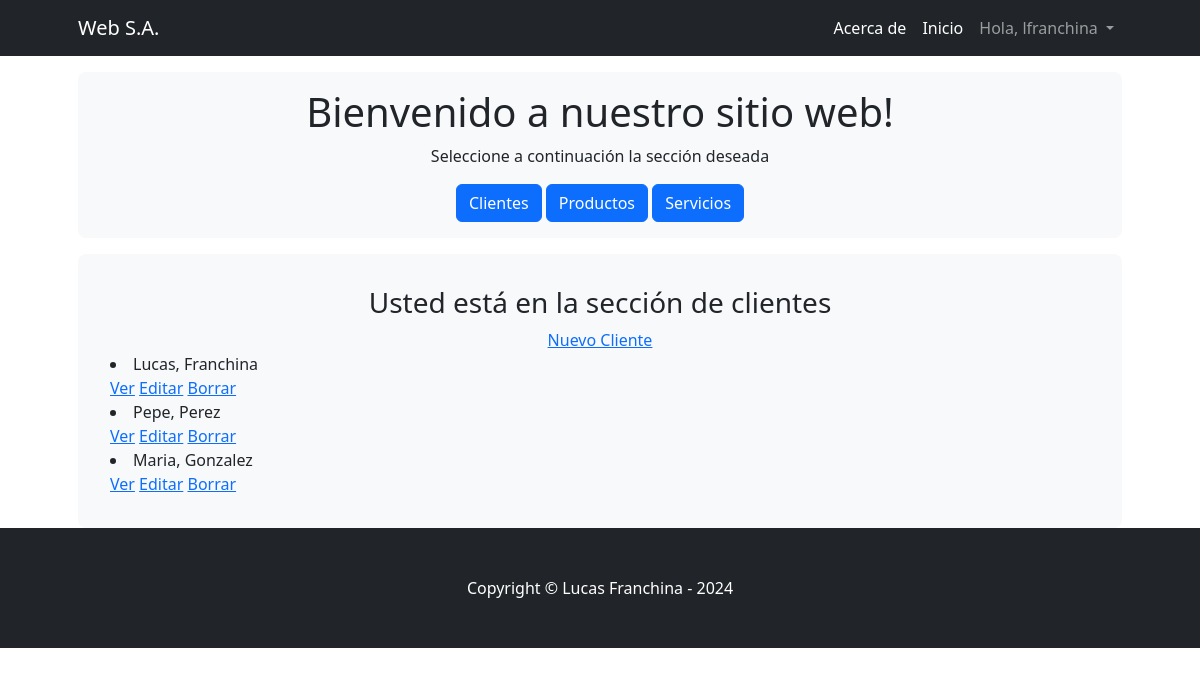
Before: /Appventas/clientes/ (signed in) with the older database file.
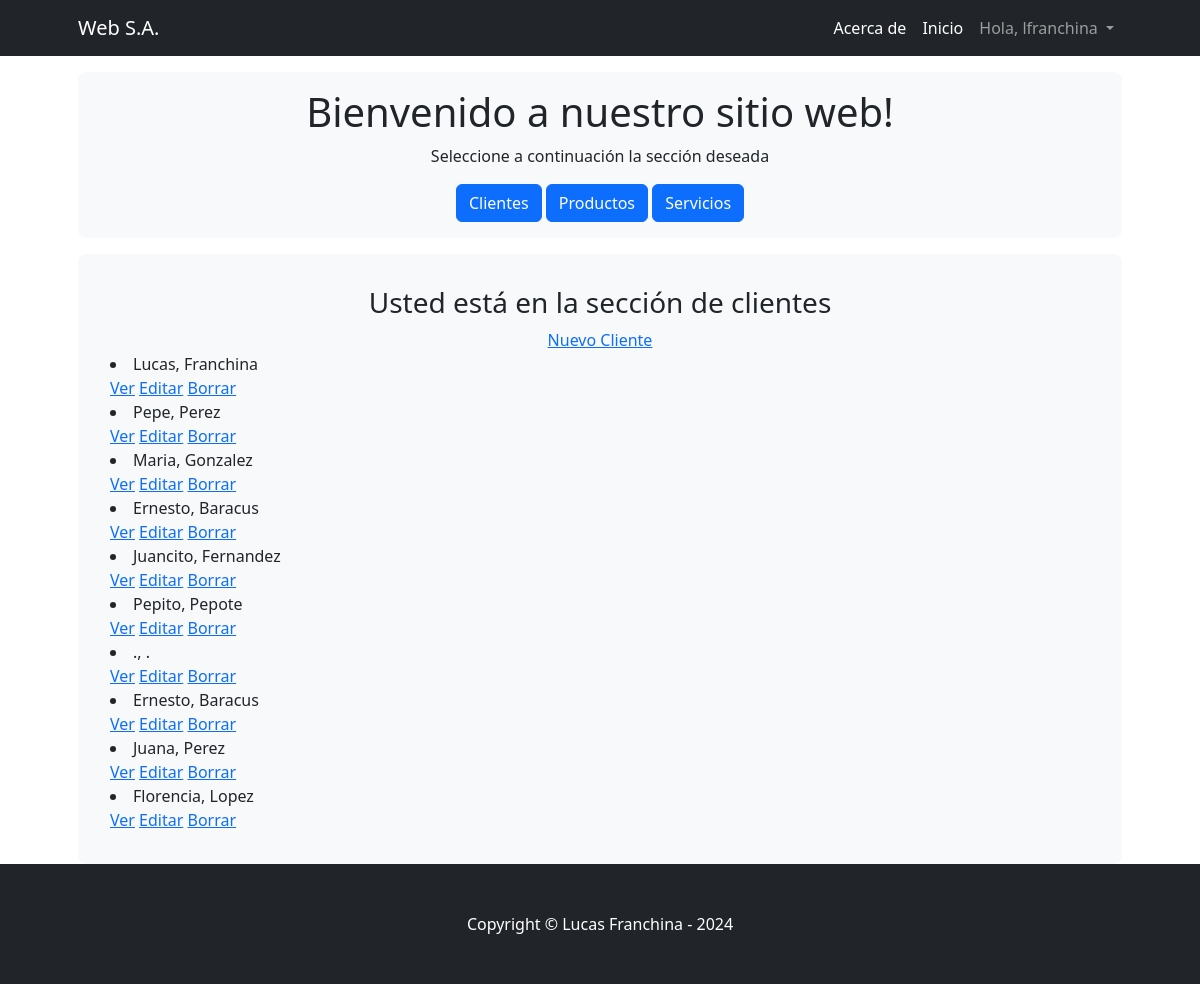
After: the same page with the newer database file.
### Appventas/models.py (models this page shows, shortened)
class Clientes(models.Model):
    nombre = models.CharField(max_length=40)
    apellido = models.CharField(max_length=40)
    direccion = models.CharField(max_length=100)
    email = models.EmailField()
    class Meta:
        verbose_name = "Cliente"
        verbose_name_plural = "Clientes"

### Appventas/views.py (the view)
# urls.py: path('clientes/', views.clienteslistview.as_view(), name='listaclientes'),
class clienteslistview(LoginRequiredMixin, ListView):
    model = Clientes
    template_name = 'appventas/clientes.html'

### Appventas/templates/appventas/clientes.html (shortened to what this page needs)
<!DOCTYPE html>
<html lang="en">
<head>
</head>
<body>
    {% extends "appventas/padre.html" %}
    {% load static %}
    {% block contenidoQueCambia %}
    <div class="container px-lg-5">
        <div class="p-2 p-lg-3 bg-light rounded-3 text-center">
            <div class="m-2 m-lg-3">
                <h3>Usted está en la sección de clientes</h3>
                <a href="{% url 'nuevocliente' %}">Nuevo Cliente</a>
                <div style="text-align: left;">
                {% for cliente in clientes_list %}
                <li>{{cliente.nombre}}, {{cliente.apellido}}</li>
                <a href="{% url 'clientesdetalle' cliente.pk %}">Ver</a> <a href="{% url 'clienteseditar' cliente.pk %}">Editar</a> <a href="{% url 'clientesborrar' cliente.pk %}">Borrar</a>
                {% endfor %}
            </div>
            </div>
        </div>
    </div>
    {% endblock %}

Changed rows visible on the page:
added Clientes: nombre "Ernesto", apellido "Baracus"
added Clientes: nombre "Juancito", apellido "Fernandez"
added Clientes: nombre "Pepito", apellido "Pepote"
added Clientes: nombre ".", apellido "."
added Clientes: nombre "Ernesto", apellido "Baracus"
added Clientes: nombre "Juana", apellido "Perez"
added Clientes: nombre "Florencia", apellido "Lopez"
